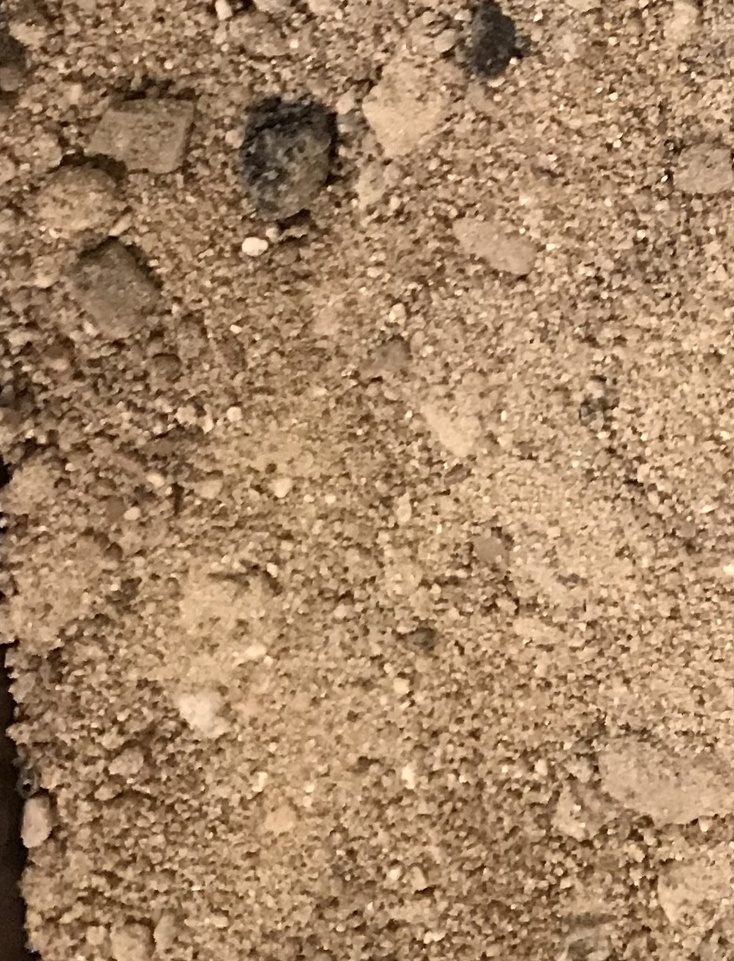
%> input picture miniset_test_image.jpg, 734 x 961 px, shrunk from 931 x 1218 before the run
$ octave --eval "result = multiscaleWavelet(rgb2gray(imread('miniset_test_image.jpg')));"   (GNU Octave 9; MATLAB toolbox functions it lacks are replaced by stand-ins)
%> lines starting %> are read from the running program, lines starting %| are printed output that depends on the picture; in (x1, y1, x2, y2) boxes, pixels count from 0 and x2, y2 are one past the last pixel; in counts of white or black regions, pixels touching at a corner belong together; the program's own positions count from 1
function imageEdges = multiscaleWavelet(image)
%{
Senior Design
Team Shamrock
Melissa Rowland
12/6/20

inputs:
image - image to be processed
outputs:
imageEdges - processed image with edges shown in white
purpose:
Make shadows in image clear.

Based off of code in "A Wavelet Approach to Edge Detection" by Jun Li at
Sam Houston State University. See attached PDF file.

questions/future improvements:
-understand what is happening under the hood better
-experiment with different scaleMax values
%}

scaleMax = 3; %maximum level of wavelet scale
[row, col] = size(image);
%> row = 961; col = 734

%mallat's wavelet and gaussian smoothing
h1 = [1 0 -1;...
      2 0 -2;...
      1 0 -1];
h2 = [1 2 1;...
      0 0 0;...
      -1 -2 -1];
v = [1 2 1;...
     2 4 2;...
     1 2 1];

image1 = filter2(h1, image);
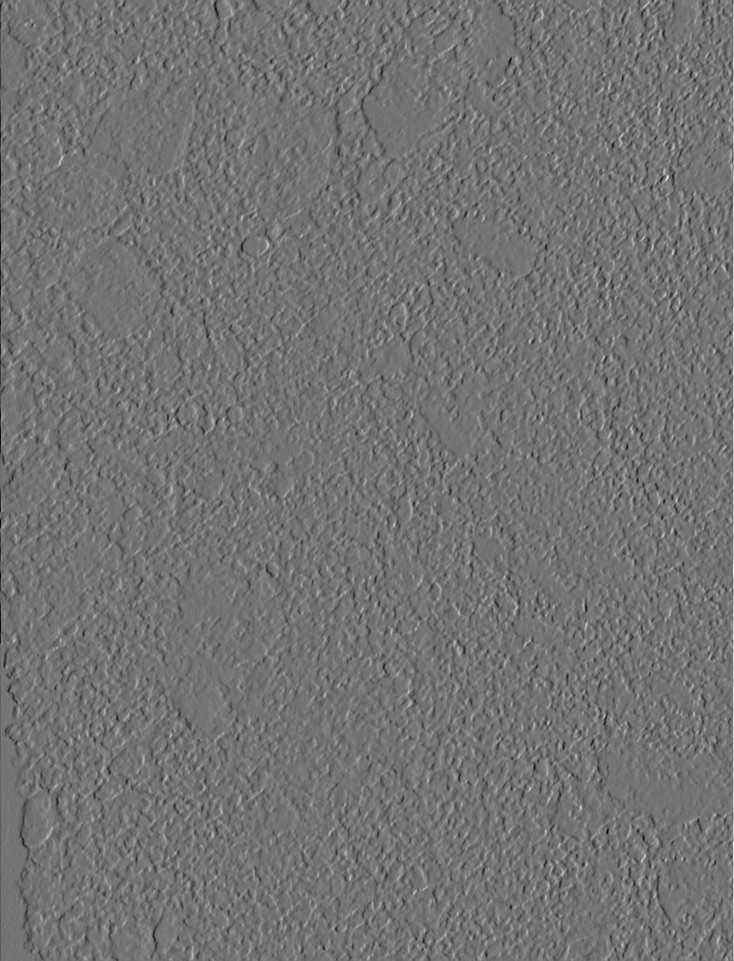
%> image1: size 961x734 double; min -803, max 971, mean -0.4; drawn with min black and max white
image2 = filter2(h2, image);
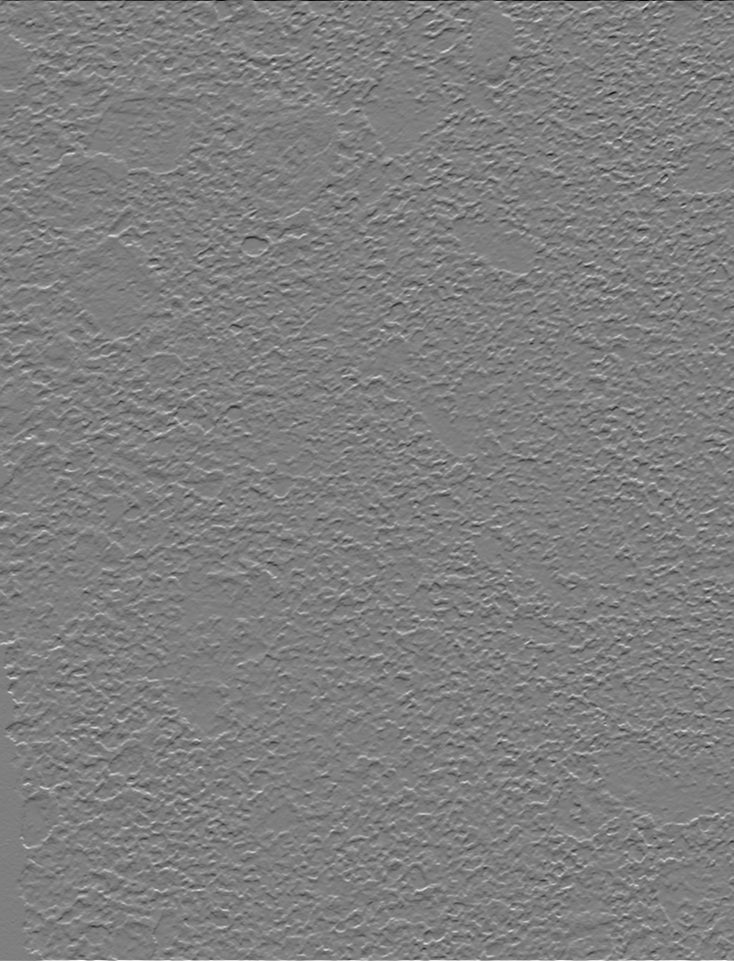
%> image2: size 961x734 double; min -913, max 918, mean 0.1; drawn with min black and max white

%apply transform at multiple scales
ns = h1;
for i = 1:scaleMax
    nsh = conv2(ns, v);
    p = max(max(ns)) / max(max(nsh));

    %increase scale of the wavelet
    image1h = filter2(v, image1) * p;
    image2h = filter2(v, image2) * p;

    %save value of nsh for recursion
    ns = nsh;

    %distinguish noise and real edges
    image1 = image1 .* (abs(image1)<=abs(image1h)) + image1h .* (abs(image1)<=abs(image1h));
    image2 = image2 .* (abs(image2)<=abs(image2h)) + image2h .* (abs(image2)<=abs(image2h));
end

%compute edges
e = image1 .^ 2 + image2 .^ 2;
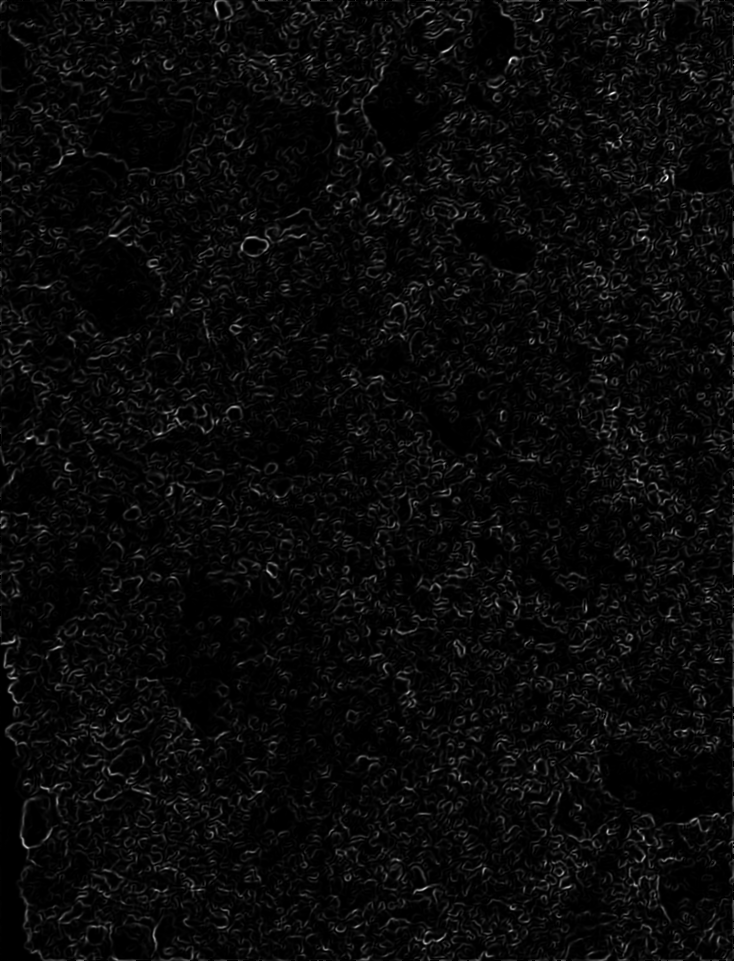
%> e: size 961x734 double; min 0, max 206952725.2, mean 8295963.5; drawn with min black and max white

%make edges white
imageEdges = zeros(row, col);
edgeIdx = find(e > 10^5);
%> edgeIdx = 671609 values from 1 to 705374
imageEdges(edgeIdx) = 256;
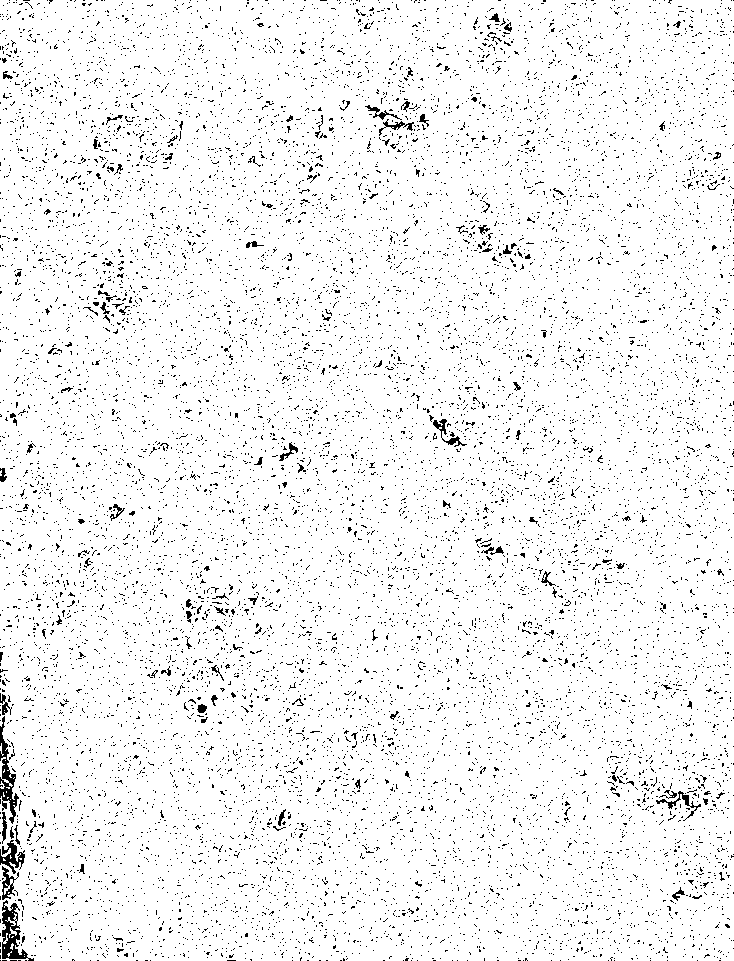
%> imageEdges: size 961x734 double; values 0 (black) and 256 (white), 95.2% white; black in thin lines or dots
end

$ run again, on download-1.jpg
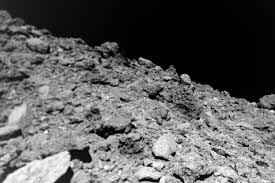
%> input picture download-1.jpg, 275 x 183 px
%> in multiscaleWavelet, `e = image1 .^ 2 + image2 .^ 2;`:
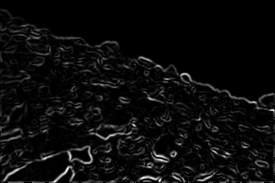
%> e: size 183x275 double; min 0, max 210469410.9, mean 9776297.3; drawn with min black and max white
%> edgeIdx = 32937 values from 2 to 50325
%> in multiscaleWavelet, `imageEdges(edgeIdx) = 256;`:
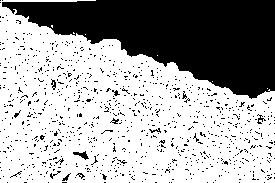
%> imageEdges: size 183x275 double; values 0 (black) and 256 (white), 65.4% white; 893 black regions (883 under 20 px), largest, box (x1, y1, x2, y2) and area: (2, 0, 275, 99) 15044, (73, 151, 89, 160) 63, (257, 114, 266, 124) 34

$ run again, on new-f-comet-67P-1.jpg
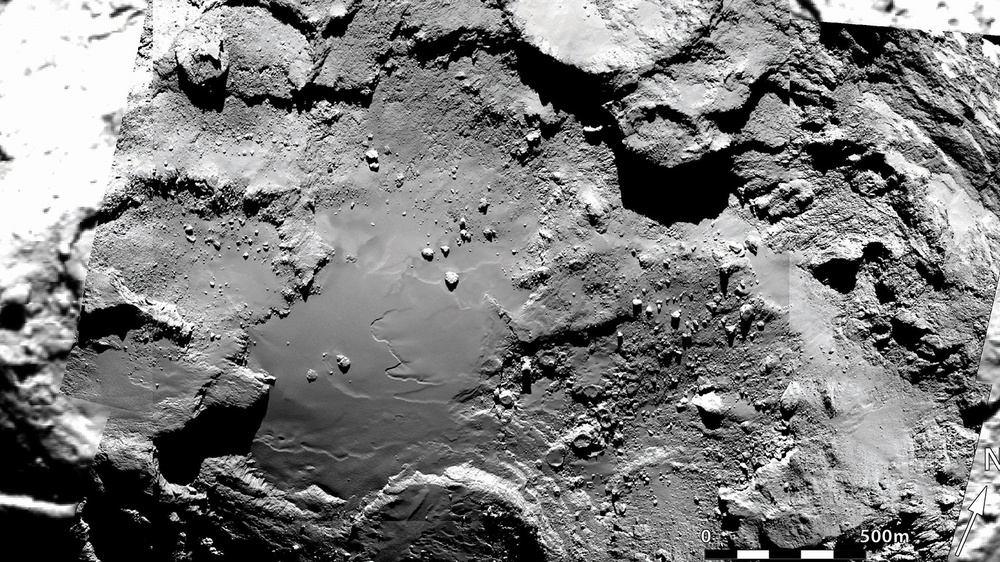
%> input picture new-f-comet-67P-1.jpg, 1000 x 562 px, shrunk from 1600 x 900 before the run
%> in multiscaleWavelet, `e = image1 .^ 2 + image2 .^ 2;`:
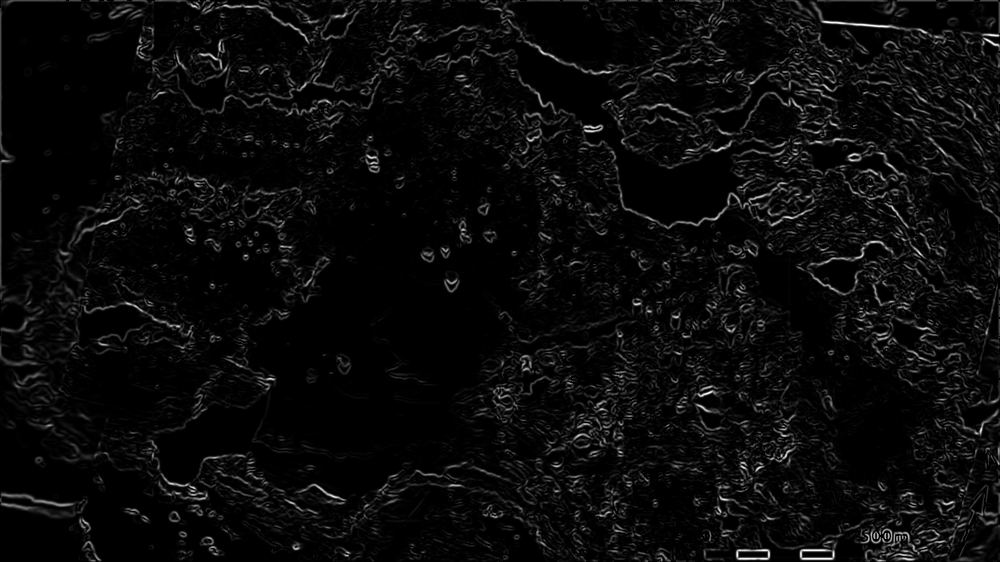
%> e: size 562x1000 double; min 0, max 339463834.3, mean 14621599.9; drawn with min black and max white
%> edgeIdx = 435716 values from 1 to 562000
%> in multiscaleWavelet, `imageEdges(edgeIdx) = 256;`:
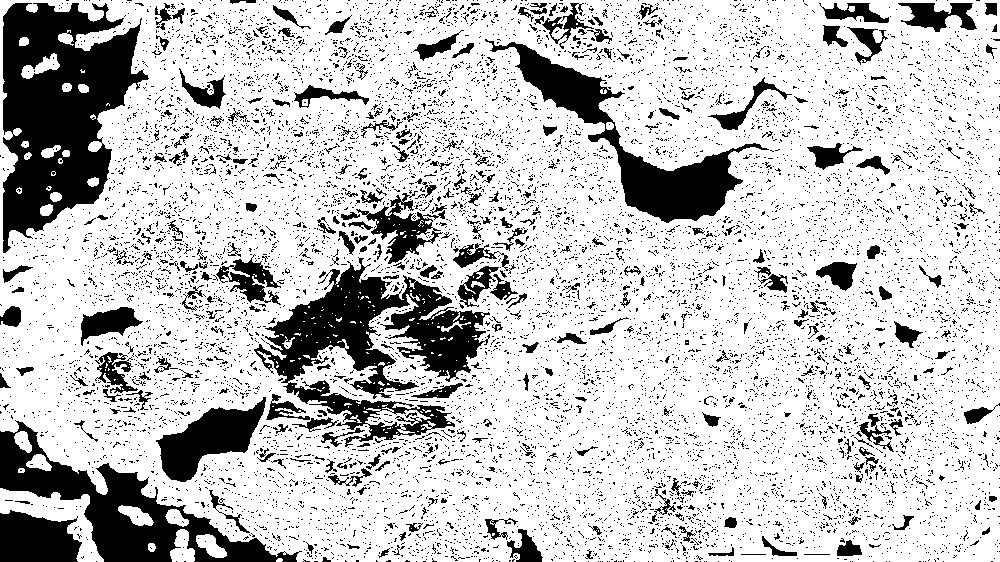
%> imageEdges: size 562x1000 double; values 0 (black) and 256 (white), 77.5% white; 10863 black regions (10515 under 20 px), largest, box (x1, y1, x2, y2) and area: (3, 3, 149, 253) 20969, (254, 257, 490, 447) 16331, (0, 420, 302, 562) 11402
